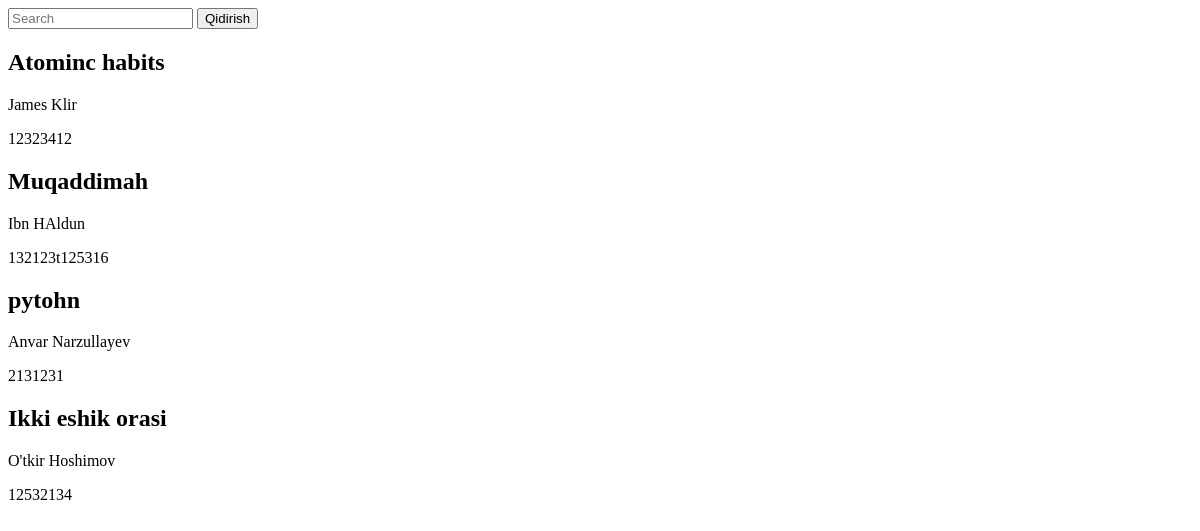
/search/, run on an earlier commit of the app's database.
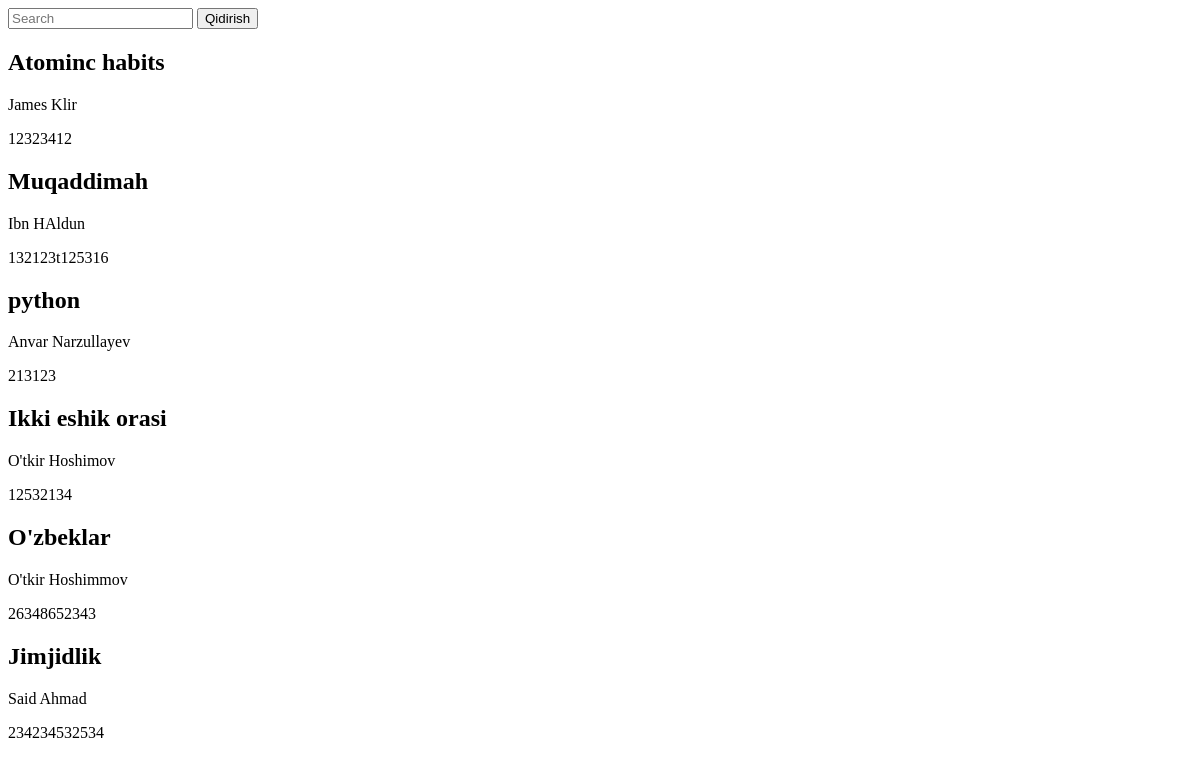
And on a later commit of the database.
### books/models.py (models this page shows, shortened)
class Book(models.Model):
    class CoverType(models.TextChoices):
        SOLID = "s", 'Solid'
        FLEXIBLE = "f", 'Flexible'
    title = models.CharField(max_length=200)
    author = models.CharField(max_length=200)
    price = models.DecimalField(max_digits=10, decimal_places=2)
    language = models.CharField(max_length=50)
    cover = models.CharField(max_length=1, choices=CoverType.choices, default=CoverType.FLEXIBLE)
    publish_time = models.IntegerField()
    added_time = models.DateTimeField(auto_now_add=True)
    aupdated_time = models.DateTimeField(auto_now=True)
    isbn = models.CharField(max_length=13, null=True)
    rating = models.IntegerField(blank=True, default=0)
    class Meta:
        ordering = ['-rating']

### books/views.py (the view)
# urls.py: path('search/', BookSearchView.as_view(), name='search'),
class BookSearchView(View):
    def get(self, request):
        query = request.GET.get('q', '')
        books = Book.objects.filter(
            Q(title__icontains=query) | Q(author__icontains=query) | Q(isbn__icontains=query)
        ) if query else Book.objects.all()
        return render(request, 'search.html', {'books': books, 'query': query})

### books/templates/search.html (shortened to what this page needs)
<!DOCTYPE html>
<html lang="en">
<head>
</head>
<body>
<form method="GET" action="{% url 'search' %}">
    <input type="text" name="q" value="{{ query }}" placeholder="Search">
    <button type="submit">Qidirish</button>
</form>
{% for book in books %}
{% if book %}
    <h2>{{ book.title }}</h2>
    <p>{{ book.author }}</p>
    <p>{{ book.isbn }}</p>
{% else %}
    <p>Hech qanday kitob topilmadi.</p>
{% endif %}
{% endfor %}
</body>
</html>

What changed in the data, as far as the page shows it:
changed Book "Anvar Narzullayev": title "pytohn" → "python"; isbn "2131231" → "213123"
added Book: title "O'zbeklar", author "O'tkir Hoshimmov", isbn "26348652343"
added Book: title "Jimjidlik", author "Said Ahmad", isbn "234234532534"
